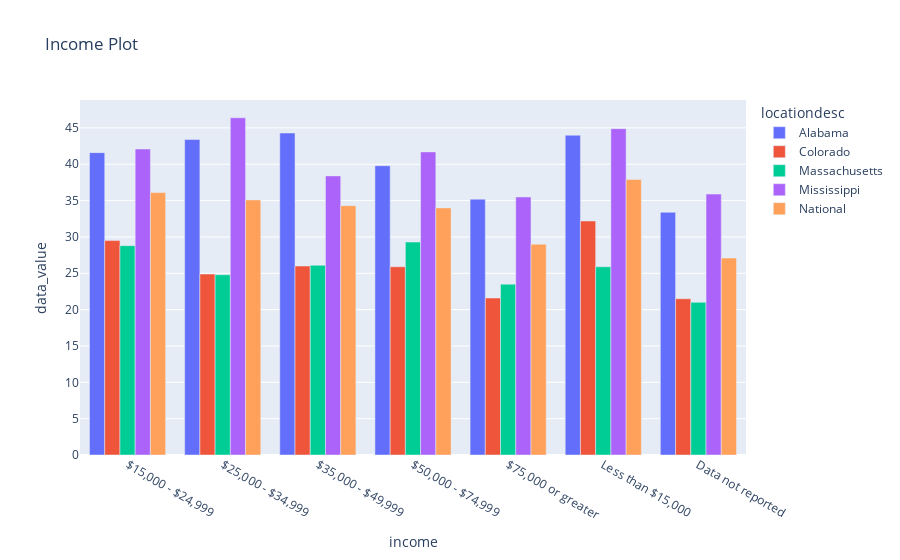

Notebook source saved alongside this figure:
### Code cell
fig = px.bar(income_df, x='income', y='data_value', color='locationdesc', barmode = 'group', title='Income Plot')
fig.show()

### Figure 1 — Plotly figure (JSON) as saved in the notebook; plotly's stock layout.template omitted (floating-point values rounded to 4 significant figures)
{"data": [{"alignmentgroup": "True", "hovertemplate": "locationdesc=Alabama<br>income=%{x}<br>data_value=%{y}<extra></extra>", "legendgroup": "Alabama", "marker": {"color": "#636efa", "pattern": {"shape": ""}}, "name": "Alabama", "offsetgroup": "Alabama", "orientation": "v", "showlegend": true, "textposition": "auto", "type": "bar", "x": ["$15,000 - $24,999", "$25,000 - $34,999", "$35,000 - $49,999", "$50,000 - $74,999", "$75,000 or greater", "Less than $15,000", "Data not reported"], "xaxis": "x", "y": [41.6, 43.4, 44.3, 39.8, 35.2, 44, 33.4], "yaxis": "y"}, {"alignmentgroup": "True", "hovertemplate": "locationdesc=Colorado<br>income=%{x}<br>data_value=%{y}<extra></extra>", "legendgroup": "Colorado", "marker": {"color": "#EF553B", "pattern": {"shape": ""}}, "name": "Colorado", "offsetgroup": "Colorado", "orientation": "v", "showlegend": true, "textposition": "auto", "type": "bar", "x": ["$15,000 - $24,999", "$25,000 - $34,999", "$35,000 - $49,999", "$50,000 - $74,999", "$75,000 or greater", "Less than $15,000", "Data not reported"], "xaxis": "x", "y": [29.5, 24.9, 26, 25.9, 21.6, 32.2, 21.5], "yaxis": "y"}, {"alignmentgroup": "True", "hovertemplate": "locationdesc=Massachusetts<br>income=%{x}<br>data_value=%{y}<extra></extra>", "legendgroup": "Massachusetts", "marker": {"color": "#00cc96", "pattern": {"shape": ""}}, "name": "Massachusetts", "offsetgroup": "Massachusetts", "orientation": "v", "showlegend": true, "textposition": "auto", "type": "bar", "x": ["$15,000 - $24,999", "$25,000 - $34,999", "$35,000 - $49,999", "$50,000 - $74,999", "$75,000 or greater", "Less than $15,000", "Data not reported"], "xaxis": "x", "y": [28.8, 24.8, 26.1, 29.3, 23.5, 25.9, 21], "yaxis": "y"}, {"alignmentgroup": "True", "hovertemplate": "locationdesc=Mississippi<br>income=%{x}<br>data_value=%{y}<extra></extra>", "legendgroup": "Mississippi", "marker": {"color": "#ab63fa", "pattern": {"shape": ""}}, "name": "Mississippi", "offsetgroup": "Mississippi", "orientation": "v", "showlegend": true, "textposition": "auto", "type": "bar", "x": ["$15,000 - $24,999", "$25,000 - $34,999", "$35,000 - $49,999", "$50,000 - $74,999", "$75,000 or greater", "Less than $15,000", "Data not reported"], "xaxis": "x", "y": [42.1, 46.4, 38.4, 41.7, 35.5, 44.9, 35.9], "yaxis": "y"}, {"alignmentgroup": "True", "hovertemplate": "locationdesc=National<br>income=%{x}<br>data_value=%{y}<extra></extra>", "legendgroup": "National", "marker": {"color": "#FFA15A", "pattern": {"shape": ""}}, "name": "National", "offsetgroup": "National", "orientation": "v", "showlegend": true, "textposition": "auto", "type": "bar", "x": ["$15,000 - $24,999", "$25,000 - $34,999", "$35,000 - $49,999", "$50,000 - $74,999", "$75,000 or greater", "Less than $15,000", "Data not reported"], "xaxis": "x", "y": [36.1, 35.1, 34.3, 34, 29, 37.9, 27.1], "yaxis": "y"}], "layout": {"barmode": "group", "legend": {"title": {"text": "locationdesc"}, "tracegroupgap": 0}, "title": {"text": "Income Plot"}, "xaxis": {"anchor": "y", "domain": [0, 1], "title": {"text": "income"}}, "yaxis": {"anchor": "x", "domain": [0, 1], "title": {"text": "data_value"}}}}
